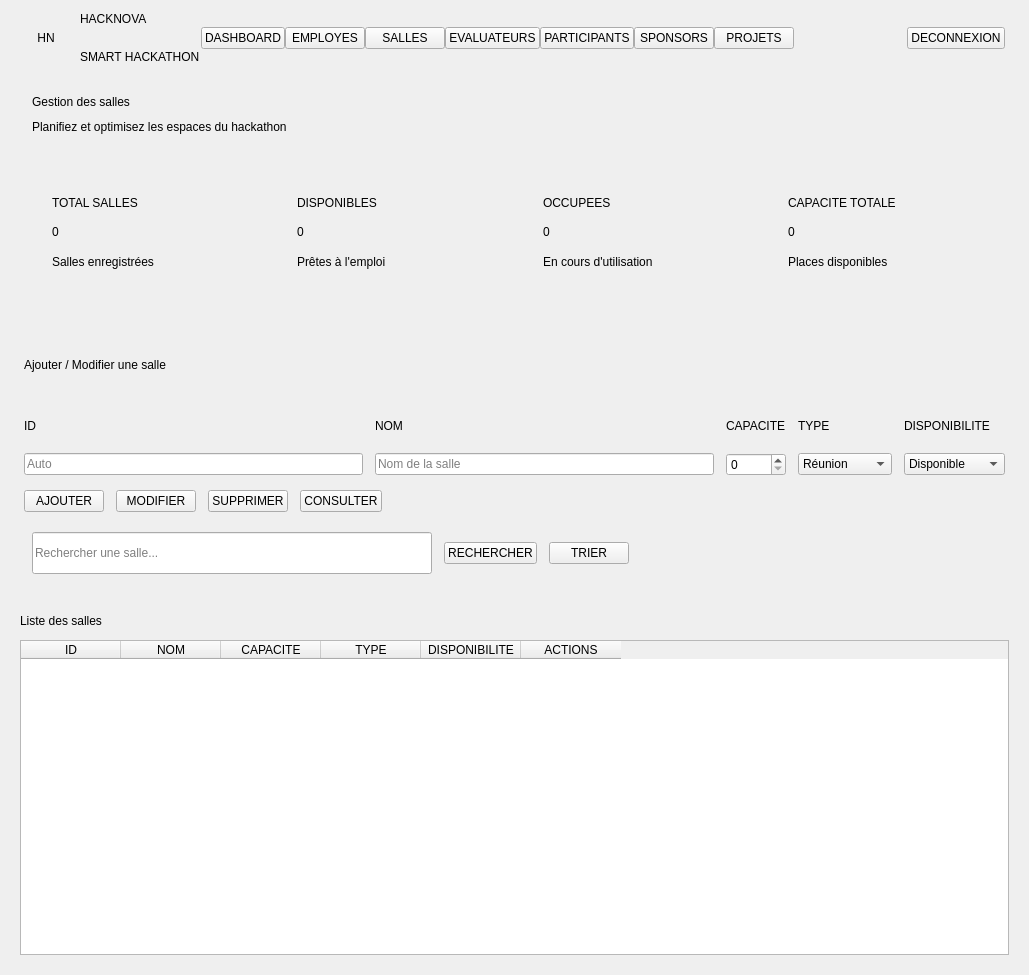
          <widget class="QWidget" name="scrollSallesContent">
           <property name="geometry">
            <rect>
             <x>0</x>
             <y>0</y>
             <width>1029</width>
             <height>975</height>
            </rect>
           </property>
           <layout class="QVBoxLayout" name="sallesContentLayout">
            <property name="spacing">
             <number>0</number>
            </property>
            <property name="leftMargin">
             <number>0</number>
            </property>
            <property name="topMargin">
             <number>0</number>
            </property>
            <property name="rightMargin">
             <number>0</number>
            </property>
            <property name="bottomMargin">
             <number>0</number>
            </property>
            <item>
             <widget class="QFrame" name="frameNavbarSalles">
              <property name="minimumSize">
               <size>
                <width>0</width>
                <height>76</height>
               </size>
              </property>
              <property name="maximumSize">
               <size>
                <width>16777215</width>
                <height>76</height>
               </size>
              </property>
              <layout class="QHBoxLayout" name="navbarSallesLayout">
               <property name="spacing">
                <number>0</number>
               </property>
               <property name="leftMargin">
                <number>24</number>
               </property>
               <property name="topMargin">
                <number>0</number>
               </property>
               <property name="rightMargin">
                <number>24</number>
               </property>
               <property name="bottomMargin">
                <number>0</number>
               </property>
               <item>
                <widget class="QLabel" name="labelNavLogoSalles">
                 <property name="minimumSize">
                  <size>
                   <width>44</width>
                   <height>44</height>
                  </size>
                 </property>
                 <property name="maximumSize">
                  <size>
                   <width>44</width>
                   <height>44</height>
                  </size>
                 </property>
                 <property name="text">
                  <string>HN</string>
                 </property>
                 <property name="alignment">
                  <set>Qt::AlignmentFlag::AlignCenter</set>
                 </property>
                </widget>
               </item>
               <item>
                <layout class="QVBoxLayout" name="brandSallesLayout">
                 <property name="spacing">
                  <number>0</number>
                 </property>
                 <property name="leftMargin">
                  <number>12</number>
                 </property>
                 <item>
                  <widget class="QLabel" name="labelNavBrandSalles">
                   <property name="text">
                    <string>HACKNOVA</string>
                   </property>
                  </widget>
                 </item>
                 <item>
                  <widget class="QLabel" name="labelNavSubSalles">
                   <property name="text">
                    <string>SMART HACKATHON</string>
                   </property>
                  </widget>
                 </item>
                </layout>
               </item>
               <item>
                <widget class="QFrame" name="frameNavSepSalles">
                 <property name="minimumSize">
                  <size>
                   <width>1</width>
                   <height>40</height>
                  </size>
                 </property>
                 <property name="maximumSize">
                  <size>
                   <width>1</width>
                   <height>40</height>
                  </size>
                 </property>
                </widget>
               </item>
               <item>
                <widget class="QPushButton" name="navDashboardSalles">
                 <property name="cursor">
                  <cursorShape>PointingHandCursor</cursorShape>
                 </property>
                 <property name="text">
                  <string>DASHBOARD</string>
                 </property>
                </widget>
               </item>
               <item>
                <widget class="QPushButton" name="navEmployesSalles">
                 <property name="cursor">
                  <cursorShape>PointingHandCursor</cursorShape>
                 </property>
                 <property name="text">
                  <string>EMPLOYES</string>
                 </property>
                </widget>
               </item>
               <item>
                <widget class="QPushButton" name="navSallesSalles">
                 <property name="cursor">
                  <cursorShape>PointingHandCursor</cursorShape>
                 </property>
                 <property name="text">
                  <string>SALLES</string>
                 </property>
                </widget>
               </item>
               <item>
                <widget class="QPushButton" name="navEvaluateursSalles">
                 <property name="cursor">
                  <cursorShape>PointingHandCursor</cursorShape>
                 </property>
                 <property name="text">
                  <string>EVALUATEURS</string>
                 </property>
                </widget>
               </item>
               <item>
                <widget class="QPushButton" name="navParticipantsSalles">
                 <property name="cursor">
                  <cursorShape>PointingHandCursor</cursorShape>
                 </property>
                 <property name="text">
                  <string>PARTICIPANTS</string>
                 </property>
                </widget>
               </item>
               <item>
                <widget class="QPushButton" name="navSponsorsSalles">
                 <property name="cursor">
                  <cursorShape>PointingHandCursor</cursorShape>
                 </property>
                 <property name="text">
                  <string>SPONSORS</string>
                 </property>
                </widget>
               </item>
               <item>
                <widget class="QPushButton" name="navProjetsSalles">
                 <property name="cursor">
                  <cursorShape>PointingHandCursor</cursorShape>
                 </property>
                 <property name="text">
                  <string>PROJETS</string>
                 </property>
                </widget>
               </item>
               <item>
                <spacer name="navbarSallesSpacer">
                 <property name="orientation">
                  <enum>Qt::Orientation::Horizontal</enum>
                 </property>
                 <property name="sizeHint" stdset="0">
                  <size>
                   <width>40</width>
                   <height>20</height>
                  </size>
                 </property>
                </spacer>
               </item>
               <item>
                <widget class="QPushButton" name="navDeconnexionSalles">
                 <property name="cursor">
                  <cursorShape>PointingHandCursor</cursorShape>
                 </property>
                 <property name="text">
                  <string>DECONNEXION</string>
                 </property>
                </widget>
               </item>
              </layout>
             </widget>
            </item>
            <item>
             <widget class="QFrame" name="frameTopbarSalles">
              <property name="minimumSize">
               <size>
                <width>0</width>
                <height>76</height>
               </size>
              </property>
              <property name="maximumSize">
               <size>
                <width>16777215</width>
                <height>76</height>
               </size>
              </property>
              <layout class="QVBoxLayout" name="topbarSallesLayout">
               <property name="spacing">
                <number>2</number>
               </property>
               <property name="leftMargin">
                <number>32</number>
               </property>
               <property name="topMargin">
                <number>14</number>
               </property>
               <property name="rightMargin">
                <number>32</number>
               </property>
               <property name="bottomMargin">
                <number>14</number>
               </property>
               <item>
                <widget class="QLabel" name="topbarTitleSalles">
                 <property name="text">
                  <string>Gestion des salles</string>
                 </property>
                </widget>
               </item>
               <item>
                <widget class="QLabel" name="topbarSubSalles">
                 <property name="text">
                  <string>Planifiez et optimisez les espaces du hackathon</string>
                 </property>
                </widget>
               </item>
              </layout>
             </widget>
            </item>
            <item>
             <layout class="QHBoxLayout" name="statsSallesLayout">
              <property name="spacing">
               <number>16</number>
              </property>
              <property name="leftMargin">
               <number>32</number>
              </property>
              <property name="topMargin">
               <number>20</number>
              </property>
              <property name="rightMargin">
               <number>32</number>
              </property>
              <property name="bottomMargin">
               <number>20</number>
              </property>
              <item>
               <widget class="QFrame" name="cardSalleStat1">
                <property name="minimumSize">
                 <size>
                  <width>0</width>
                  <height>120</height>
                 </size>
                </property>
                <layout class="QVBoxLayout" name="cardSalleStat1Layout">
                 <property name="spacing">
                  <number>4</number>
                 </property>
                 <property name="leftMargin">
                  <number>20</number>
                 </property>
                 <property name="topMargin">
                  <number>18</number>
                 </property>
                 <property name="rightMargin">
                  <number>20</number>
                 </property>
                 <property name="bottomMargin">
                  <number>18</number>
                 </property>
                 <item>
                  <widget class="QLabel" name="cardSalleTitle1">
                   <property name="text">
                    <string>TOTAL SALLES</string>
                   </property>
                  </widget>
                 </item>
                 <item>
                  <widget class="QLabel" name="cardSalleValue1">
                   <property name="text">
                    <string>0</string>
                   </property>
                  </widget>
                 </item>
                 <item>
                  <widget class="QLabel" name="cardSalleSub1">
                   <property name="text">
                    <string>Salles enregistrées</string>
                   </property>
                  </widget>
                 </item>
                </layout>
               </widget>
              </item>
              <item>
               <widget class="QFrame" name="cardSalleStat2">
                <property name="minimumSize">
                 <size>
                  <width>0</width>
                  <height>120</height>
                 </size>
                </property>
                <layout class="QVBoxLayout" name="cardSalleStat2Layout">
                 <property name="spacing">
                  <number>4</number>
                 </property>
                 <property name="leftMargin">
                  <number>20</number>
                 </property>
                 <property name="topMargin">
                  <number>18</number>
                 </property>
                 <property name="rightMargin">
                  <number>20</number>
                 </property>
                 <property name="bottomMargin">
                  <number>18</number>
                 </property>
                 <item>
                  <widget class="QLabel" name="cardSalleTitle2">
                   <property name="text">
                    <string>DISPONIBLES</string>
                   </property>
                  </widget>
                 </item>
                 <item>
                  <widget class="QLabel" name="cardSalleValue2">
                   <property name="text">
                    <string>0</string>
                   </property>
                  </widget>
                 </item>
                 <item>
                  <widget class="QLabel" name="cardSalleSub2">
                   <property name="text">
                    <string>Prêtes à l'emploi</string>
                   </property>
                  </widget>
                 </item>
                </layout>
               </widget>
              </item>
              <item>
               <widget class="QFrame" name="cardSalleStat3">
                <property name="minimumSize">
                 <size>
                  <width>0</width>
                  <height>120</height>
                 </size>
                </property>
                <layout class="QVBoxLayout" name="cardSalleStat3Layout">
                 <property name="spacing">
                  <number>4</number>
                 </property>
                 <property name="leftMargin">
                  <number>20</number>
                 </property>
                 <property name="topMargin">
                  <number>18</number>
                 </property>
                 <property name="rightMargin">
                  <number>20</number>
                 </property>
                 <property name="bottomMargin">
                  <number>18</number>
                 </property>
                 <item>
                  <widget class="QLabel" name="cardSalleTitle3">
                   <property name="text">
                    <string>OCCUPEES</string>
                   </property>
                  </widget>
                 </item>
                 <item>
                  <widget class="QLabel" name="cardSalleValue3">
                   <property name="text">
                    <string>0</string>
                   </property>
                  </widget>
                 </item>
                 <item>
                  <widget class="QLabel" name="cardSalleSub3">
                   <property name="text">
                    <string>En cours d'utilisation</string>
                   </property>
                  </widget>
                 </item>
                </layout>
               </widget>
              </item>
              <item>
               <widget class="QFrame" name="cardSalleStat4">
                <property name="minimumSize">
                 <size>
                  <width>0</width>
                  <height>120</height>
                 </size>
                </property>
                <layout class="QVBoxLayout" name="cardSalleStat4Layout">
                 <property name="spacing">
                  <number>4</number>
                 </property>
                 <property name="leftMargin">
                  <number>20</number>
                 </property>
                 <property name="topMargin">
                  <number>18</number>
                 </property>
                 <property name="rightMargin">
                  <number>20</number>
                 </property>
                 <property name="bottomMargin">
                  <number>18</number>
                 </property>
                 <item>
                  <widget class="QLabel" name="cardSalleTitle4">
                   <property name="text">
                    <string>CAPACITE TOTALE</string>
                   </property>
                  </widget>
                 </item>
                 <item>
                  <widget class="QLabel" name="cardSalleValue4">
                   <property name="text">
                    <string>0</string>
                   </property>
                  </widget>
                 </item>
                 <item>
                  <widget class="QLabel" name="cardSalleSub4">
                   <property name="text">
                    <string>Places disponibles</string>
                   </property>
                  </widget>
                 </item>
                </layout>
               </widget>
              </item>
             </layout>
            </item>
            <item>
             <widget class="QFrame" name="cardFormSalles">
              <property name="minimumSize">
               <size>
                <width>0</width>
                <height>220</height>
               </size>
              </property>
              <layout class="QVBoxLayout" name="formSallesLayout">
               <property name="spacing">
                <number>14</number>
               </property>
               <property name="leftMargin">
                <number>24</number>
               </property>
               <property name="topMargin">
                <number>20</number>
               </property>
               <property name="rightMargin">
                <number>24</number>
               </property>
               <property name="bottomMargin">
                <number>20</number>
               </property>
               <item>
                <widget class="QLabel" name="formTitleSalles">
                 <property name="text">
                  <string>Ajouter / Modifier une salle</string>
                 </property>
                </widget>
               </item>
               <item>
                <layout class="QGridLayout" name="formSallesGrid">
                 <property name="spacing">
                  <number>12</number>
                 </property>
                 <item row="0" column="0">
                  <widget class="QLabel" name="lblSalleID">
                   <property name="text">
                    <string>ID</string>
                   </property>
                  </widget>
                 </item>
                 <item row="0" column="1">
                  <widget class="QLabel" name="lblSalleNom">
                   <property name="text">
                    <string>NOM</string>
                   </property>
                  </widget>
                 </item>
                 <item row="0" column="2">
                  <widget class="QLabel" name="lblSalleCap">
                   <property name="text">
                    <string>CAPACITE</string>
                   </property>
                  </widget>
                 </item>
                 <item row="0" column="3">
                  <widget class="QLabel" name="lblSalleType">
                   <property name="text">
                    <string>TYPE</string>
                   </property>
                  </widget>
                 </item>
                 <item row="0" column="4">
                  <widget class="QLabel" name="lblSalleDispo">
                   <property name="text">
                    <string>DISPONIBILITE</string>
                   </property>
                  </widget>
                 </item>
                 <item row="1" column="0">
                  <widget class="QLineEdit" name="lineEditSalleID">
                   <property name="readOnly">
                    <bool>true</bool>
                   </property>
                   <property name="placeholderText">
                    <string>Auto</string>
                   </property>
                  </widget>
                 </item>
                 <item row="1" column="1">
                  <widget class="QLineEdit" name="lineEditSalleNom">
                   <property name="placeholderText">
                    <string>Nom de la salle</string>
                   </property>
                  </widget>
                 </item>
                 <item row="1" column="2">
                  <widget class="QSpinBox" name="spinBoxSalleCapacite">
                   <property name="maximum">
                    <number>9999</number>
                   </property>
                  </widget>
                 </item>
                 <item row="1" column="3">
                  <widget class="QComboBox" name="comboBoxSalleType">
                   <item>
                    <property name="text">
                     <string>Réunion</string>
                    </property>
                   </item>
                   <item>
                    <property name="text">
                     <string>Conférence</string>
                    </property>
                   </item>
                   <item>
                    <property name="text">
                     <string>Atelier</string>
                    </property>
                   </item>
                   <item>
                    <property name="text">
                     <string>Autre</string>
                    </property>
                   </item>
                  </widget>
                 </item>
                 <item row="1" column="4">
                  <widget class="QComboBox" name="comboBoxSalleDispo">
                   <item>
                    <property name="text">
                     <string>Disponible</string>
                    </property>
                   </item>
                   <item>
                    <property name="text">
                     <string>Occupée</string>
                    </property>
                   </item>
                   <item>
                    <property name="text">
                     <string>Maintenance</string>
                    </property>
                   </item>
                  </widget>
                 </item>
                </layout>
               </item>
               <item>
                <layout class="QHBoxLayout" name="formSallesButtonsLayout">
                 <property name="spacing">
                  <number>12</number>
                 </property>
                 <item>
                  <widget class="QPushButton" name="btnSalleAjouter">
                   <property name="cursor">
                    <cursorShape>PointingHandCursor</cursorShape>
                   </property>
                   <property name="text">
                    <string>AJOUTER</string>
                   </property>
                  </widget>
                 </item>
                 <item>
                  <widget class="QPushButton" name="btnSalleModifier">
                   <property name="cursor">
                    <cursorShape>PointingHandCursor</cursorShape>
                   </property>
                   <property name="text">
                    <string>MODIFIER</string>
                   </property>
                  </widget>
                 </item>
                 <item>
                  <widget class="QPushButton" name="btnSalleSupprimer">
                   <property name="cursor">
                    <cursorShape>PointingHandCursor</cursorShape>
                   </property>
                   <property name="text">
                    <string>SUPPRIMER</string>
                   </property>
                  </widget>
                 </item>
                 <item>
                  <widget class="QPushButton" name="btnSalleConsulter">
                   <property name="cursor">
                    <cursorShape>PointingHandCursor</cursorShape>
                   </property>
                   <property name="text">
                    <string>CONSULTER</string>
                   </property>
                  </widget>
                 </item>
                 <item>
                  <spacer name="formSallesBtnSpacer">
                   <property name="orientation">
                    <enum>Qt::Orientation::Horizontal</enum>
                   </property>
                   <property name="sizeHint" stdset="0">
                    <size>
                     <width>40</width>
                     <height>20</height>
                    </size>
                   </property>
                  </spacer>
                 </item>
                </layout>
               </item>
              </layout>
             </widget>
            </item>
            <item>
             <layout class="QHBoxLayout" name="searchSallesLayout">
              <property name="spacing">
               <number>12</number>
              </property>
              <property name="leftMargin">
               <number>32</number>
              </property>
              <property name="topMargin">
               <number>0</number>
              </property>
              <property name="rightMargin">
               <number>32</number>
              </property>
              <property name="bottomMargin">
               <number>20</number>
              </property>
              <item>
               <widget class="QLineEdit" name="lineEditRechercheSalle">
                <property name="minimumSize">
                 <size>
                  <width>400</width>
                  <height>42</height>
                 </size>
                </property>
                <property name="placeholderText">
                 <string>Rechercher une salle...</string>
                </property>
               </widget>
              </item>
              <item>
               <widget class="QPushButton" name="btnSalleRechercher">
                <property name="cursor">
                 <cursorShape>PointingHandCursor</cursorShape>
                </property>
                <property name="text">
                 <string>RECHERCHER</string>
                </property>
               </widget>
              </item>
              <item>
               <widget class="QPushButton" name="btnSalleTrier">
                <property name="cursor">
                 <cursorShape>PointingHandCursor</cursorShape>
                </property>
                <property name="text">
                 <string>TRIER</string>
                </property>
               </widget>
              </item>
              <item>
               <spacer name="searchSallesSpacer">
                <property name="orientation">
                 <enum>Qt::Orientation::Horizontal</enum>
                </property>
                <property name="sizeHint" stdset="0">
                 <size>
                  <width>40</width>
                  <height>20</height>
                 </size>
                </property>
               </spacer>
              </item>
             </layout>
            </item>
            <item>
             <widget class="QFrame" name="cardTableSalles">
              <property name="minimumSize">
               <size>
                <width>0</width>
                <height>380</height>
               </size>
              </property>
              <layout class="QVBoxLayout" name="tableSallesLayout">
               <property name="spacing">
                <number>12</number>
               </property>
               <property name="leftMargin">
                <number>20</number>
               </property>
               <property name="topMargin">
                <number>20</number>
               </property>
               <property name="rightMargin">
                <number>20</number>
               </property>
               <property name="bottomMargin">
                <number>20</number>
               </property>
               <item>
                <widget class="QLabel" name="tableTitleSalles">
                 <property name="text">
                  <string>Liste des salles</string>
                 </property>
                </widget>
               </item>
               <item>
                <widget class="QTableWidget" name="tableWidgetSalles">
                 <property name="alternatingRowColors">
                  <bool>true</bool>
                 </property>
                 <property name="selectionBehavior">
                  <enum>QAbstractItemView::SelectionBehavior::SelectRows</enum>
                 </property>
                 <column>
                  <property name="text">
                   <string>ID</string>
                  </property>
                 </column>
                 <column>
                  <property name="text">
                   <string>NOM</string>
                  </property>
                 </column>
                 <column>
                  <property name="text">
                   <string>CAPACITE</string>
                  </property>
                 </column>
                 <column>
                  <property name="text">
                   <string>TYPE</string>
                  </property>
                 </column>
                 <column>
                  <property name="text">
                   <string>DISPONIBILITE</string>
                  </property>
                 </column>
                 <column>
                  <property name="text">
                   <string>ACTIONS</string>
                  </property>
                 </column>
                </widget>
               </item>
              </layout>
             </widget>
            </item>
           </layout>
          </widget>
